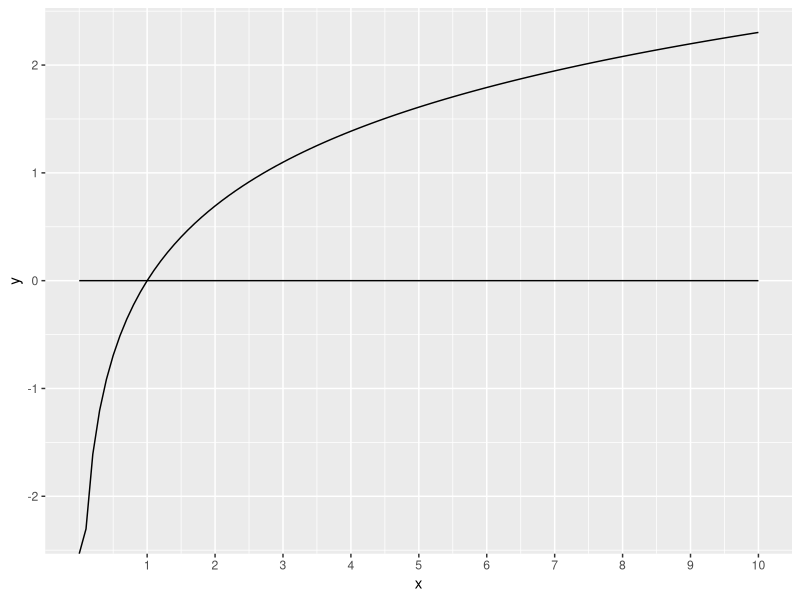

The R source for this figure:
## ---- chunk 1
knitr::opts_chunk$set(echo = TRUE)
## ---- chunk 2
library(ggplot2)
library(knitr)
## ---- chunk 3
ggplot(data.frame(x = c(0, 10)), aes(x)) + 
  stat_function(fun = function(x) log(x)) +
  scale_x_continuous(breaks = c(1:10)) +
  geom_line(aes(y = 0))
## ---- chunk 4
x0 <- 2
iters <- 5
newts <- c(0)
for(iter in 1:5){
  newt <- x0 - (log(x0)/(1/x0))
  newts[iter] <- newt
  x0 <- newt
}
kable(cbind(1:5, newts, 1, 1-newts), col.names = c("Iteration", "Newton Approximation", "Actual Value", "Difference"), align = "c")
## ---- chunk 5
x <- 1.5
iter <- 5
newts <- c(0)
for(iter in 1:5){
  newt <- x - cos(x)/(1/(cos(x)))
  newts[iter] <- newt
  x <- newt
}
kable(cbind(1:5, newts, 1, 1-newts), col.names = c("Iteration", "Newton Approximation", "Actual Value", "Difference"), align = "c")
